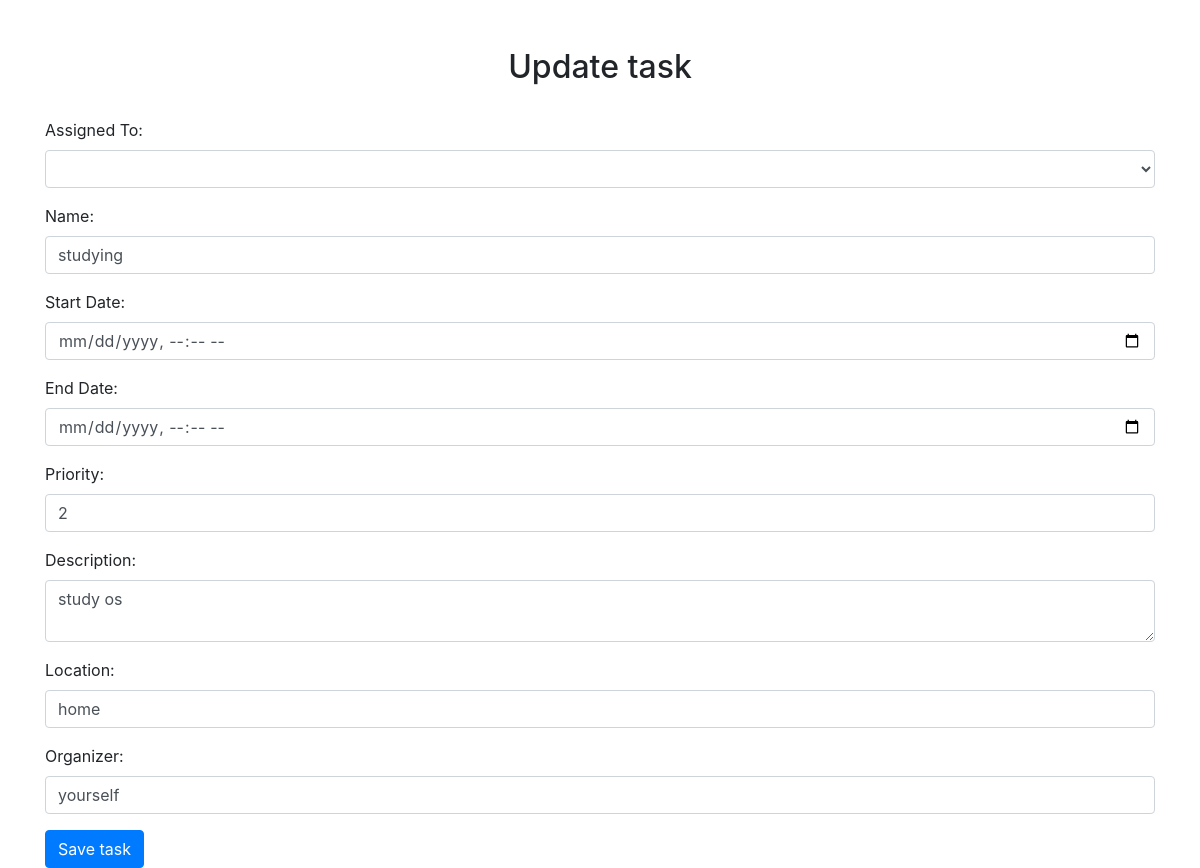
The page /tasks/update/6/ (signed in) on the database its author committed.
### task_management_system_app/models.py (models this page shows)
class Task(models.Model):
    name = models.CharField(max_length=100)
    category = models.ForeignKey(Category, on_delete=models.CASCADE)
    assigned_to = models.ForeignKey(User, on_delete=models.CASCADE, related_name='tasks')
    start_date = models.DateTimeField()
    end_date = models.DateTimeField()
    priority = models.IntegerField(default=1)
    description = models.TextField(default='')
    location = models.CharField(max_length=255, default='')
    organizer = models.CharField(max_length=100, default='')

### task_management_system_app/views.py (the view)
# urls.py: path('tasks/update/<int:task_id>/', views.update_task, name='update_task'),
@login_required
@admin_required
def update_task(request, task_id):
    task = Task.objects.get(pk=task_id)
    if request.method == 'POST':
        task.name = request.POST.get('name')
        task.start_date = request.POST.get('start_date')
        task.end_date = request.POST.get('end_date')
        task.priority = request.POST.get('priority')
        task.description = request.POST.get('description')
        task.location = request.POST.get('location')
        task.organizer = request.POST.get('organizer')
        task.assigned_to_id = request.POST.get('assigned_to')
        task.save()
        return redirect('category_list')
    else:
        return render(request, 'task_management_system_app/update_task.html', {'task': task})

### task_management_system_app/templates/task_management_system_app/update_task.html (shortened to what this page needs)
<!DOCTYPE html>
<html lang="en">
<head>
  <link rel="stylesheet" href="https://maxcdn.bootstrapcdn.com/bootstrap/4.5.2/css/bootstrap.min.css" />
</head>
<body>
  <div class="container mt-5">
    <h2 class="text-center">Update task</h2>
    <br>
    <form method="post" id="updateTaskForm">
      <div class="form-group">
        <label for="assigned_to">Assigned To:</label>
        <select class="form-control" id="assigned_to" name="assigned_to" required>
        </select>
      </div>
      <div class="form-group">
        <label for="name">Name:</label>
        <input type="text" class="form-control" id="name" name="name" value="{{ task.name }}" required />
      </div>
      <div class="form-group">
        <label for="start_date">Start Date:</label>
        <input type="datetime-local" class="form-control" id="start_date" name="start_date" value="{{ task.start_date }}" required />
      </div>
      <div class="form-group">
        <label for="end_date">End Date:</label>
        <input type="datetime-local" class="form-control" id="end_date" name="end_date" value="{{ task.end_date }}" required />
      </div>
      <div class="form-group">
        <label for="priority">Priority:</label>
        <input type="number" class="form-control" id="priority" name="priority" value="{{ task.priority }}" required />
      </div>
      <div class="form-group">
        <label for="description">Description:</label>
        <textarea class="form-control" id="description" name="description" required>{{ task.description }}</textarea>
      </div>
      <div class="form-group">
        <label for="location">Location:</label>
        <input type="text" class="form-control" id="location" name="location" value="{{ task.location }}" required />
      </div>
      <div class="form-group">
        <label for="organizer">Organizer:</label>
        <input type="text" class="form-control" id="organizer" name="organizer" value="{{ task.organizer }}" required />
      </div>
      <button type="submit" class="btn btn-primary">Save task</button>
    </form>
  </div>
</body>
</html>

### rows shown on the page
Task: name "studying", priority "2", description "study os", location "home", organizer "yourself"
